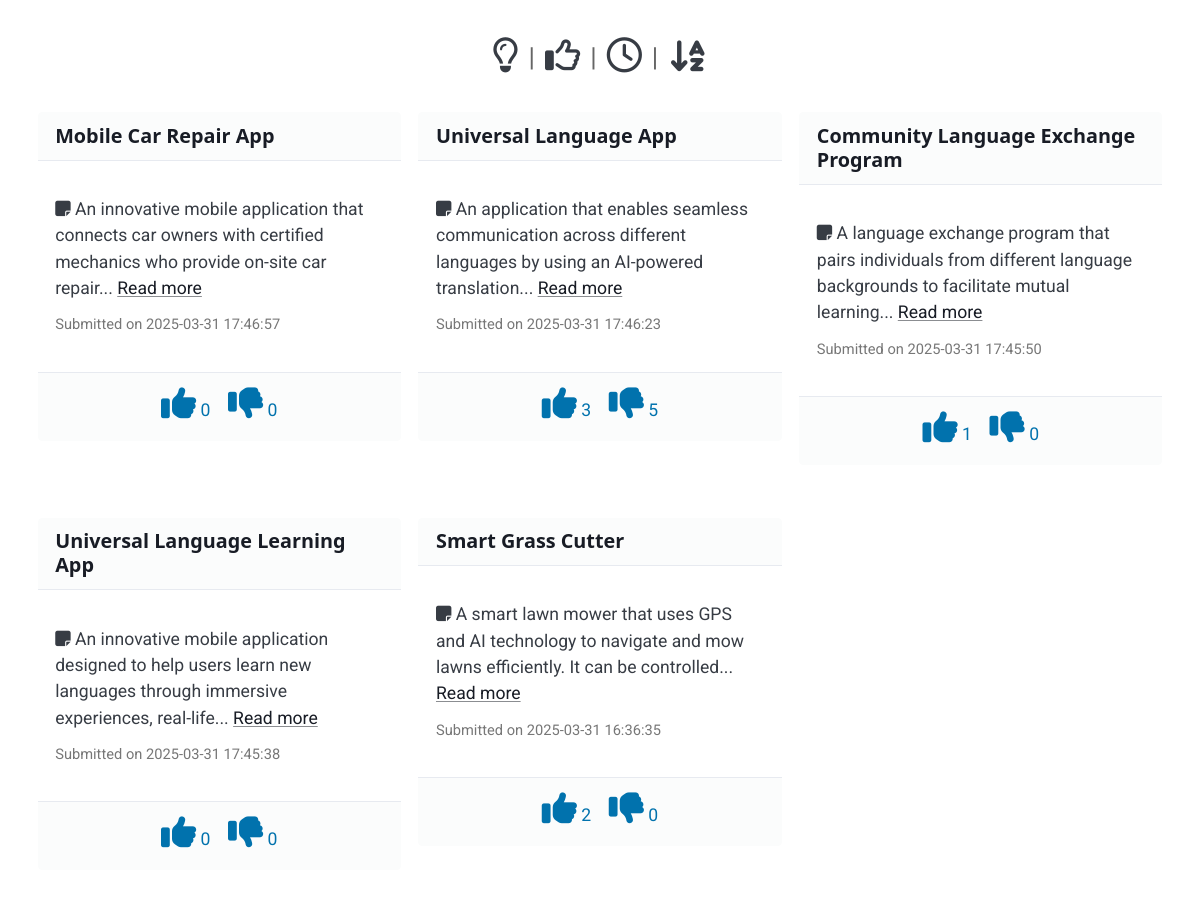
/ideas, run on the app's committed database.
### model.py (models this page shows, shortened)
class Idea(db.Model):
    id = db.Column(db.Integer, primary_key=True)
    title = db.Column(db.String(200), nullable=False)
    description = db.Column(db.Text, nullable=False)
    impact = db.Column(db.Text, nullable=False)
    attribution = db.Column(db.String(200), nullable=False)
    timestamp = db.Column(db.DateTime, default=lambda: datetime.now(timezone.utc))
    unique_hash = db.Column(db.String(36), unique=True, nullable=False, default=lambda: str(uuid.uuid4()))
    up_votes = db.Column(db.Integer, default=0)
    down_votes = db.Column(db.Integer, default=0)

### app.py (the view)
@app.route('/ideas')
def ideas():
    order = request.args.get('order')
    if order == 'upvotes':
        all_ideas = Idea.query.order_by(Idea.up_votes.desc()).all()
    elif order == 'alphabetical':
        all_ideas = Idea.query.order_by(func.lower(Idea.title).asc()).all()
    else:
        all_ideas = Idea.query.order_by(Idea.timestamp.desc()).all()
    return render_template('ideas.html', ideas=all_ideas)

### templates/ideas.html (shortened to what this page needs)
<!doctype html>
<html lang="en">
<head>
    <link href="https://cdn.jsdelivr.net/npm/@picocss/pico@2/css/pico.min.css" rel="stylesheet">
    <link href="https://cdnjs.cloudflare.com/ajax/libs/font-awesome/6.4.2/css/all.min.css" rel="stylesheet">
</head>
<body>
<main>
    <header style="display: flex; justify-content: center; align-items: center; width: 100%;">
        <nav>
            <a data-placement="bottom" data-tooltip="Home" href="{{ url_for('index') }}">
                <i class="fa-regular fa-lightbulb fa-2x"></i>
            </a>
            <span class="delimiter">|</span>
            <a data-placement="bottom" data-tooltip="Sort by Up Votes" href="{{ url_for('ideas', order='upvotes') }}">
                <i class="fa-regular fa-thumbs-up fa-2x"></i>
            </a>
            <span class="delimiter">|</span>
            <a data-placement="bottom" data-tooltip="Sort by Latest" href="{{ url_for('ideas', order='timestamp') }}">
                <i class="fa-regular fa-clock fa-2x"></i>
            </a>
            <span class="delimiter">|</span>
            <a data-placement="bottom" data-tooltip="Sort Alphabetically"
               href="{{ url_for('ideas', order='alphabetical') }}">
                <i class="fa-solid fa-sort-alpha-down fa-2x"></i>
            </a>
        </nav>
    </header>
    {% if ideas %}
    <div class="ideas-grid">
        {% for idea in ideas %}
        <article class="card" style="max-width: 600px; margin: 1rem auto;">
            <header>
                <h5 style="margin: 0;">
                    <a class="contrast" href="{{ url_for('idea_detail', unique_hash=idea.unique_hash) }}"
                       style="text-decoration: none;">
                        {{ idea.title }}
                    </a>
                </h5>
            </header>
            <section style="padding: 1rem 0;">
                <p style="margin: 0 0 0.5rem 0;">
                    <i class="fas fa-note-sticky" title="Description"></i>
                    {{ idea.description | truncate(120) }}
                    <a class="contrast" href="{{ url_for('idea_detail', unique_hash=idea.unique_hash) }}">
                        Read more
                    </a>
                </p>
                <p style="color: #777; margin: 0;">
                    <small>Submitted on {{ idea.timestamp.strftime('%Y-%m-%d %H:%M:%S') }}</small>
                </p>
            </section>
            <footer style="display: flex; gap: 1rem; justify-content: center; padding-bottom: 1rem;">
                <a data-tooltip="{{ idea.up_votes }} votes" href="#"
                   onclick="voteIdea({{ idea.id }}, 'up', this); return false;" style="text-decoration: none;">
                    <i class="fas fa-thumbs-up fa-2x"></i>
                    <span class="upvote-count">{{ idea.up_votes }}</span>
                </a>
                <a data-tooltip="{{ idea.down_votes }} votes" href="#"
                   onclick="voteIdea({{ idea.id }}, 'down', this); return false;" style="text-decoration: none;">
                    <i class="fas fa-thumbs-down fa-2x"></i>
                    <span class="downvote-count">{{ idea.down_votes }}</span>
                </a>
            </footer>
        </article>
        {% endfor %}
    </div>
    {% else %}
    <p>No ideas submitted yet.</p>
    {% endif %}
</main>
</body>
</html>

### templates/ideas.html (style rules this page uses)
:root { font-size: 1.1rem; font-family: 'Roboto', sans-serif; }
body { padding: 20px; }
.ideas-grid { display: grid; grid-template-columns: repeat(auto-fit, minmax(300px, 1fr)); gap: 1rem; padding: 1rem; }
.card { background: var(--color-background); box-shadow: var(--shadow-elevation-medium); padding: 1rem; border-radius: var(--radius); border: 1px solid var(--color-border); }
.delimiter { margin: 0 10px; color: #666; font-size: 1.5rem; display: inline-block; vertical-align: middle; }
header nav a { text-decoration: none; color: var(--color-primary); }

### data on the page
Idea: title "Mobile Car Repair App", description "An innovative mobile application that connects car owners with certified mechanics who provide on-site car repair...", timestamp "2025-03-31 17:46:57", up_votes "0", down_votes "0"
Idea: title "Universal Language App", description "An application that enables seamless communication across different languages by using an AI-powered translation...", timestamp "2025-03-31 17:46:23", up_votes "3", down_votes "5"
Idea: title "Community Language Exchange Program", description "A language exchange program that pairs individuals from different language backgrounds to facilitate mutual learning...", timestamp "2025-03-31 17:45:50", up_votes "1", down_votes "0"
Idea: title "Universal Language Learning App", description "An innovative mobile application designed to help users learn new languages through immersive experiences, real-life...", timestamp "2025-03-31 17:45:38", up_votes "0", down_votes "0"
Idea: title "Smart Grass Cutter", description "A smart lawn mower that uses GPS and AI technology to navigate and mow lawns efficiently. It can be controlled...", timestamp "2025-03-31 16:36:35", up_votes "2", down_votes "0"
